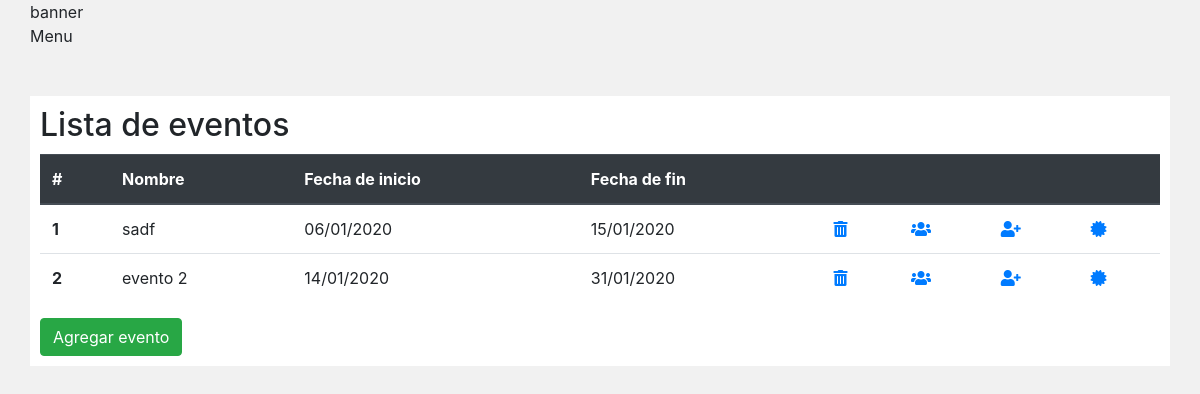
The page /panel.php (signed in) on the database as committed earlier.
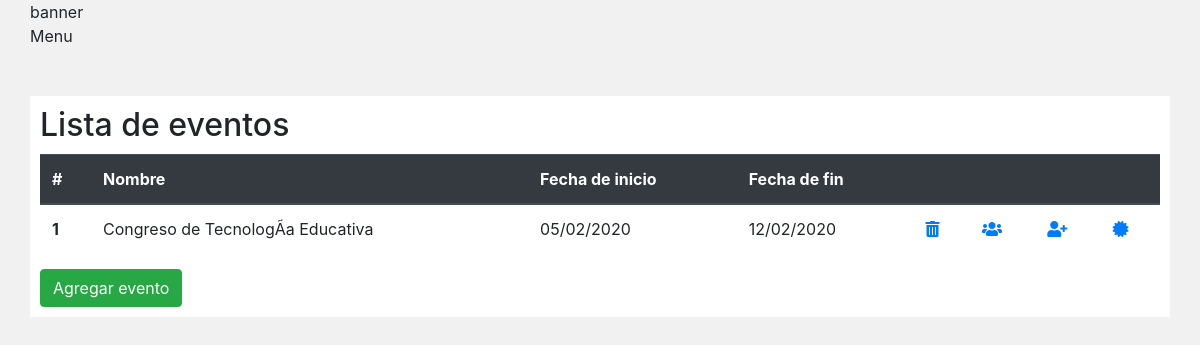
The same page on the database as committed later.
### tables this page shows
CREATE TABLE `evento` (
  `idevento` int(11) NOT NULL,
  `nombre` varchar(45) NOT NULL,
  `fi` varchar(45) NOT NULL,
  `ff` varchar(45) NOT NULL
);

### Conexion.php (called while the page is built, shortened)
<?php
    class Conexion{
        private $con;
        function __construct()
        {
            $this->con = new mysqli("localhost", "root", "", "certificados");
        }
        function getCon()
        {
            return $this->con;
        }
    }
?>

### eventos.php (called while the page is built, shortened)
<?php
include("Conexion.php");
    class Eventos{
        private $con;
        function __construct()
        {
            $conexion = new Conexion();
            $this->con = $conexion->getCon();
        }
        function getEvento()
        {
            $result = $this->con->query("select * from evento");
            if ($result->num_rows > 0)
            {
                return $result;
            }
            else
            {
                return false;
            }
        }
    }
?>

### panel.php (the view, shortened to what this page needs)
<?php
    include("eventos.php");
    $eventos = new Eventos();
?>
<!DOCTYPE html>
<html lang="en">
<head>
    <link rel="stylesheet" href="https://stackpath.bootstrapcdn.com/bootstrap/4.4.1/css/bootstrap.min.css">
    <link rel="stylesheet" href="https://cdnjs.cloudflare.com/ajax/libs/font-awesome/5.11.2/css/all.min.css" />
</head>
<body>
<div class="container">
<div class="row">
banner
</div>
<div class="row">
Menu
</div>
<br>
<br>
<div class="row cuerpo">
<h2>Lista de eventos </h2><hr />
<br>
<br>
<table class="table">
  <thead class="thead-dark">
    <tr>
      <th scope="col">#</th>
      <th scope="col">Nombre</th>
      <th scope="col">Fecha de inicio</th>
      <th scope="col">Fecha de fin</th>
      <th></th>
      <th></th>
      <th></th>
      <th></th>
    </tr>
  </thead>
  <tbody>
  <?php
  $datos = $eventos->getEvento();
  if ($datos != false)
  {
    $i=1;
    foreach ($datos as $key => $value) {
  ?>
    <tr>
      <th scope="row"><?php echo $i; ?></th>
      <td><?php echo $value["nombre"]; ?></td>
      <td><?php echo date("d/m/Y", strtotime($value["fi"])); ?></td>
      <td><?php echo date("d/m/Y", strtotime($value["ff"])); ?></td>
      <td><a href="panel.php?del=<?php echo $value["idevento"];?>"><i class="fas fa-trash-alt" data-toggle="tooltip" data-placement="top" title="Eliminar congreso"></i></a></td>
      <td><a href="cerlista.php?id=<?php echo $value["idevento"];?>"><i class="fas fa-users" data-toggle="tooltip" data-placement="top" title="Listar participantes"></i></a></td>
      <td><a href="pe.php?id=<?php echo $value["idevento"];?>"><i class="fas fa-user-plus" data-toggle="tooltip" data-placement="top" title="Agregar participantes"></i></a></td>
      <td><a href="modelo.php?id=<?php echo $value["idevento"];?>"><i class="fas fa-certificate" data-toggle="tooltip" data-placement="top" title="Agregar modelo de certificado"></i></a></td>
    </tr>
    <?php
      $i++;
    }
  }
    ?>
  </tbody>
</table>
<button type="button" class="btn btn-success" data-toggle="modal" data-target="#exampleModal">
  Agregar evento
</button>
</div>
</div>
</body>
</html>

### panel.php (style rules this page uses)
* { box-sizing: border-box; }
body { background-color: #f1f1f1; }
.cuerpo { background: #ffffff; padding: 10px; }

Rows that differ between the two databases and show on the page:
removed evento: nombre "sadf", fi "06/01/2020", ff "15/01/2020"
removed evento: nombre "evento 2", fi "14/01/2020", ff "31/01/2020"
added evento: nombre "Congreso de TecnologÃ­a Educativa", fi "05/02/2020", ff "12/02/2020"
